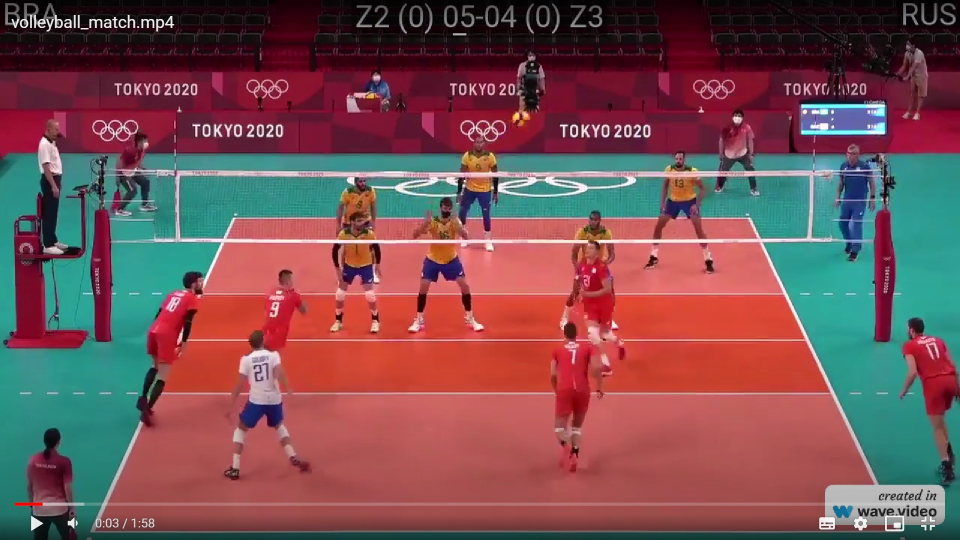
#> input picture volleyball_image.jpg, 1920 x 1080 px (shown at 1/2 size)
$ python trackbar.py
#> lines starting #> are read from the running program, lines starting #| are printed output that depends on the picture; after the words box and inside, x2 and y2 are one past the last pixel; in counts of white or black regions, pixels touching at a corner belong together
import cv2
import numpy as np

lower_yellow_default = np.array([10, 80, 80])
upper_yellow_default = np.array([38, 225, 255])

lower_red_default = np.array([173, 152, 149])
upper_red_default = np.array([179, 255, 255])

cv2.namedWindow('Trackbars', cv2.WINDOW_NORMAL)

def nothing(x):
    pass

cv2.createTrackbar('Lower H', 'Trackbars', lower_yellow_default[0], 179, nothing)
cv2.createTrackbar('Lower S', 'Trackbars', lower_yellow_default[1], 255, nothing)
cv2.createTrackbar('Lower V', 'Trackbars', lower_yellow_default[2], 255, nothing)
cv2.createTrackbar('Upper H', 'Trackbars', upper_yellow_default[0], 179, nothing)
cv2.createTrackbar('Upper S', 'Trackbars', upper_yellow_default[1], 255, nothing)
cv2.createTrackbar('Upper V', 'Trackbars', upper_yellow_default[2], 255, nothing)

cv2.createTrackbar('Lower H (Russia)', 'Trackbars', lower_red_default[0], 179, nothing)
cv2.createTrackbar('Lower S (Russia)', 'Trackbars', lower_red_default[1], 255, nothing)
cv2.createTrackbar('Lower V (Russia)', 'Trackbars', lower_red_default[2], 255, nothing)
cv2.createTrackbar('Upper H (Russia)', 'Trackbars', upper_red_default[0], 179, nothing)
cv2.createTrackbar('Upper S (Russia)', 'Trackbars', upper_red_default[1], 255, nothing)
cv2.createTrackbar('Upper V (Russia)', 'Trackbars', upper_red_default[2], 255, nothing)

def player_detection_brazil(frame, lower_yellow, upper_yellow):
    hsv = cv2.cvtColor(frame, cv2.COLOR_BGR2HSV)
    mask = cv2.inRange(hsv, lower_yellow, upper_yellow)
    contours, _ = cv2.findContours(mask, cv2.RETR_EXTERNAL, cv2.CHAIN_APPROX_SIMPLE)
    player_boxes = []
    for contour in contours:
        x, y, w, h = cv2.boundingRect(contour)
        if cv2.contourArea(contour) > 350:
            player_boxes.append((x, y, w, h))

    return player_boxes

def player_detection_russia(frame, lower_red, upper_red):
    hsv = cv2.cvtColor(frame, cv2.COLOR_BGR2HSV)
    mask = cv2.inRange(hsv, lower_red, upper_red)
    contours, _ = cv2.findContours(mask, cv2.RETR_EXTERNAL, cv2.CHAIN_APPROX_SIMPLE)
    player_boxes = []
    for contour in contours:
        x, y, w, h = cv2.boundingRect(contour)
        if cv2.contourArea(contour) > 500:
            player_boxes.append((x, y, w, h))

    return player_boxes

def detect_ball(frame, lower_ball_color, upper_ball_color):
    hsv = cv2.cvtColor(frame, cv2.COLOR_BGR2HSV)
    mask = cv2.inRange(hsv, lower_ball_color, upper_ball_color)
    contours, _ = cv2.findContours(mask, cv2.RETR_EXTERNAL, cv2.CHAIN_APPROX_SIMPLE)
    ball_position = None
    for contour in contours:
        if cv2.contourArea(contour) > 20:
            x, y, w, h = cv2.boundingRect(contour)
            ball_position = (int(x + w / 2), int(y + h / 2))
            break

    return ball_position

image_path = "volleyball_image.jpg"
frame = cv2.imread(image_path)
#> frame is the input picture: shape (1080, 1920, 3); mean B, G, R 83, 80.1, 119.8

while True:
    frame_resized = cv2.resize(frame, (640, 480))
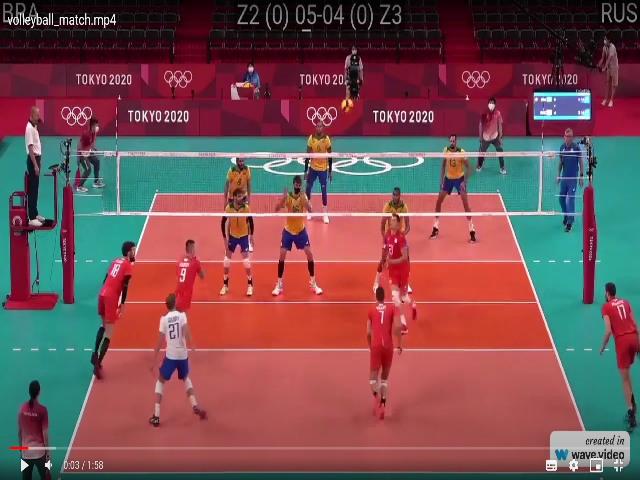
#> frame_resized: shape (480, 640, 3); mean B, G, R 83.1, 80.2, 119.9

    lower_yellow = np.array([cv2.getTrackbarPos('Lower H', 'Trackbars'),
                             cv2.getTrackbarPos('Lower S', 'Trackbars'),
                             cv2.getTrackbarPos('Lower V', 'Trackbars')])
    upper_yellow = np.array([cv2.getTrackbarPos('Upper H', 'Trackbars'),
                             cv2.getTrackbarPos('Upper S', 'Trackbars'),
                             cv2.getTrackbarPos('Upper V', 'Trackbars')])

    lower_red = np.array([cv2.getTrackbarPos('Lower H (Russia)', 'Trackbars'),
                          cv2.getTrackbarPos('Lower S (Russia)', 'Trackbars'),
                          cv2.getTrackbarPos('Lower V (Russia)', 'Trackbars')])
    upper_red = np.array([cv2.getTrackbarPos('Upper H (Russia)', 'Trackbars'),
                          cv2.getTrackbarPos('Upper S (Russia)', 'Trackbars'),
                          cv2.getTrackbarPos('Upper V (Russia)', 'Trackbars')])

    ball_position = detect_ball(frame_resized, lower_yellow, upper_yellow)
#> in detect_ball, `hsv = cv2.cvtColor(frame, cv2.COLOR_BGR2HSV)`: hsv: shape (480, 640, 3); mean H, S, V 90.9, 155.5, 141.2
#> in detect_ball, `mask = cv2.inRange(hsv, lower_ball_color, upper_ball_color)`:
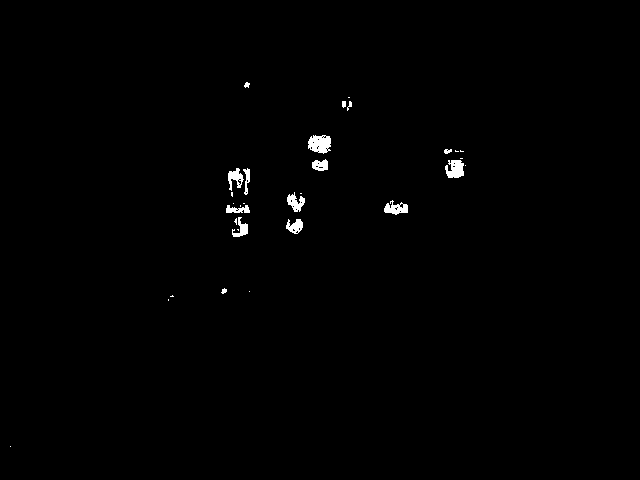
#> mask: shape (480, 640); 0.66% white; 31 white regions (16 under 20 px)
#> in detect_ball, `contours, _ = cv2.findContours(mask, cv2.RETR_EXTERNAL, cv2.CHAIN_APPR..`: contours = 31 contours, 20 with area under 20; largest, box (x1, y1, x2, y2) and area: (308, 135, 331, 154) 310, (445, 160, 464, 178) 222, (384, 200, 408, 215) 182, (287, 192, 305, 212) 160, (228, 168, 244, 191) 156
#> the loop in detect_ball, `for contour in contours:` made 7 passes
#> (x, y, w, h, ball_position) on pass 7: (286, 219, 17, 15, (294, 226))
#> contour on passes 1, 2, 3, 4, 6: [[10, 446]], [[168, 299], [168, 300]], [[172, 295], [171, 296], [170, 296], [173, 296]], [[249, 291]], [[237, 229], [238, 230], [238, 229]]
#> ball_position = (294, 226)

    players_brazil = player_detection_brazil(frame_resized, lower_yellow, upper_yellow)
#> the loop in player_detection_brazil, `for contour in contours:` made 31 passes
#> (x, y, w, h) on passes 1, 4, 5, 7, 8, 9, 11, 13, 14, 16, 18, 19: (10, 446, 1, 1), (249, 291, 1, 1), (221, 288, 6, 6), (286, 219, 17, 15), (234, 218, 3, 7), (232, 217, 16, 20), (226, 205, 24, 8), (233, 203, 1, 1), (384, 200, 24, 15), (287, 192, 18, 20), (243, 168, 7, 27), (228, 168, 16, 23)
#> (contour, x, y, w, h) on passes 2, 3, 6, 10, 12, 15: ([[168, 299], [168, 300]], 168, 299, 1, 2), ([[172, 295], [171, 296], [170, 296], [173, 296]], 170, 295, 4, 2), ([[237, 229], [238, 230], [238, 229]], 237, 229, 2, 2), ([[240, 205], [240, 206]], 240, 205, 1, 2), ([[243, 203], [244, 203]], 243, 203, 2, 1), ([[300, 193], [301, 193]], 300, 193, 2, 1)
#> after the loop in player_detection_brazil, `for contour in contours:`: player_boxes = []
#> players_brazil = []

    players_russia = player_detection_russia(frame_resized, lower_red, upper_red)
#> in player_detection_russia, `mask = cv2.inRange(hsv, lower_red, upper_red)`:
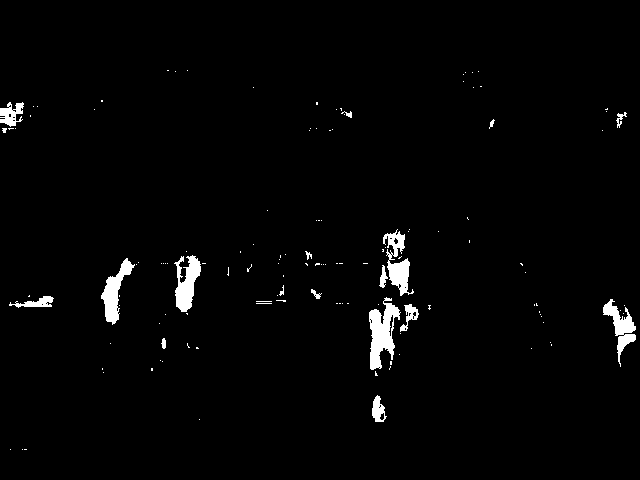
#> mask: shape (480, 640); 2.1% white; 132 white regions (115 under 20 px)
#> in player_detection_russia, `contours, _ = cv2.findContours(mask, cv2.RETR_EXTERNAL, cv2.CHAIN_APPR..`: contours = 132 contours, 119 with area under 20; largest, box (x1, y1, x2, y2) and area: (369, 297, 401, 370) 1128, (174, 255, 201, 312) 774, (101, 258, 135, 325) 763, (383, 229, 414, 296) 760, (603, 299, 636, 367) 658
#> the loop in player_detection_russia, `for contour in contours:` made 132 passes
#> (x, y, w, h) on passes 2, 3, 4, 5, 6, 7, 10, 12, 13, 14, 15, 18: (22, 449, 1, 1), (10, 449, 1, 1), (199, 419, 1, 1), (372, 395, 15, 27), (103, 372, 1, 1), (375, 371, 3, 5), (389, 366, 2, 4), (162, 361, 1, 1), (160, 360, 1, 1), (399, 354, 1, 1), (531, 348, 1, 1), (187, 343, 3, 5)
#> (contour, x, y, w, h) on passes 1, 8, 9, 11, 16, 17: ([[24, 449], [26, 449]], 24, 449, 3, 1), ([[151, 368], [151, 370], [152, 370], [152, 368]], 151, 368, 2, 3), ([[102, 368], [102, 369]], 102, 368, 1, 2), ([[390, 361], [390, 364], [391, 364], [391, 361]], 390, 361, 2, 4), ([[196, 347], [196, 348], [198, 348], [197, 347]], 196, 347, 3, 2), ([[551, 344], [551, 345]], 551, 344, 1, 2)
#> after the loop in player_detection_russia, `for contour in contours:`: player_boxes = [(603, 299, 33, 68), (369, 297, 32, 73), (101, 258, 34, 67), (174, 255, 27, 57), (383, 229, 31, 67)]
#> players_russia has the same summary as player_boxes in player_detection_russia

    frame_resized_with_boxes = frame_resized.copy()

    for player_bbox in players_brazil:
        x, y, w, h = player_bbox
        cv2.rectangle(frame_resized_with_boxes, (x, y), (x + w, y + h), (0, 255, 255), 2)
#> this loop made 0 passes

    for player_bbox in players_russia:
        x, y, w, h = player_bbox
        cv2.rectangle(frame_resized_with_boxes, (x, y), (x + w, y + h), (0, 0, 255), 2)
#> this loop made 5 passes
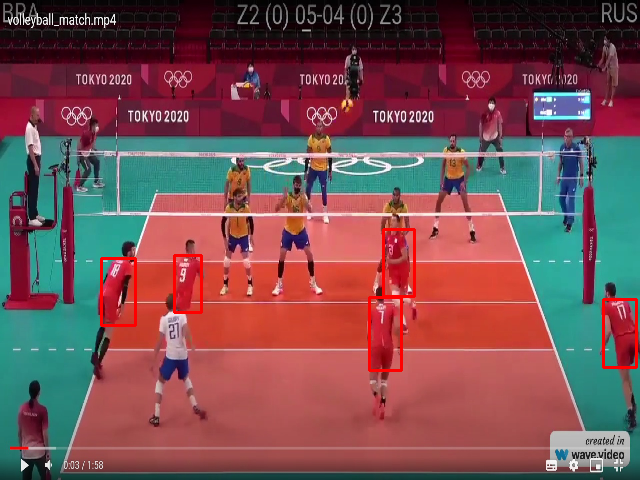
#> frame_resized_with_boxes: shape (480, 640, 3); 0.94% of pixels changed, all inside (x1, y1, x2, y2) = (100, 228, 638, 372)

    if ball_position:
        cv2.circle(frame_resized_with_boxes, ball_position, 5, (0, 255, 255), -1)
#> frame_resized_with_boxes: shape (480, 640, 3); 0.03% of pixels changed, all inside (x1, y1, x2, y2) = (289, 221, 300, 232)

    cv2.imshow("Volleyball Match", frame_resized_with_boxes)

    if cv2.waitKey(1) & 0xFF == ord('q'):
#> (key q is pressed here)
        break

cv2.destroyAllWindows()
